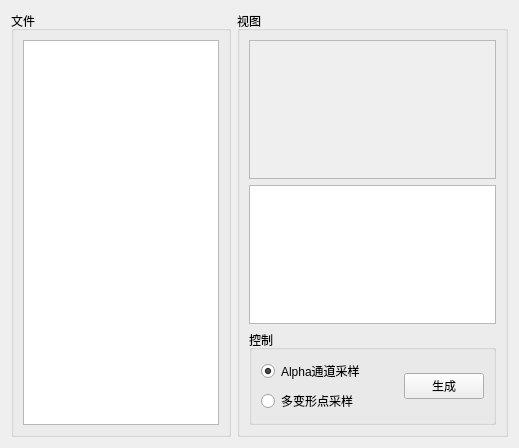
<?xml version="1.0" encoding="UTF-8"?>
<ui version="4.0">
 <class>SImageExInfos</class>
 <widget class="QWidget" name="SImageExInfos">
  <property name="geometry">
   <rect>
    <x>0</x>
    <y>0</y>
    <width>519</width>
    <height>448</height>
   </rect>
  </property>
  <property name="windowTitle">
   <string>Form</string>
  </property>
  <layout class="QGridLayout" name="gridLayout">
   <item row="0" column="0">
    <widget class="QGroupBox" name="groupBox">
     <property name="maximumSize">
      <size>
       <width>236</width>
       <height>16777215</height>
      </size>
     </property>
     <property name="title">
      <string>文件</string>
     </property>
     <layout class="QGridLayout" name="gridLayout_7">
      <item row="0" column="0">
       <widget class="SDragListWidget" name="fileNamesList">
        <property name="maximumSize">
         <size>
          <width>206</width>
          <height>16777215</height>
         </size>
        </property>
       </widget>
      </item>
     </layout>
    </widget>
   </item>
   <item row="0" column="1">
    <widget class="QGroupBox" name="groupBox_2">
     <property name="title">
      <string>视图</string>
     </property>
     <layout class="QGridLayout" name="gridLayout_3">
      <item row="1" column="0">
       <widget class="QGroupBox" name="groupBox_4">
        <property name="title">
         <string>控制</string>
        </property>
        <layout class="QGridLayout" name="gridLayout_6">
         <item row="0" column="2" rowspan="2">
          <widget class="QPushButton" name="produceBtn">
           <property name="text">
            <string>生成</string>
           </property>
          </widget>
         </item>
         <item row="1" column="1">
          <spacer name="horizontalSpacer_2">
           <property name="orientation">
            <enum>Qt::Horizontal</enum>
           </property>
           <property name="sizeHint" stdset="0">
            <size>
             <width>40</width>
             <height>20</height>
            </size>
           </property>
          </spacer>
         </item>
         <item row="0" column="1">
          <spacer name="horizontalSpacer">
           <property name="orientation">
            <enum>Qt::Horizontal</enum>
           </property>
           <property name="sizeHint" stdset="0">
            <size>
             <width>40</width>
             <height>20</height>
            </size>
           </property>
          </spacer>
         </item>
         <item row="1" column="0">
          <widget class="QRadioButton" name="radioButton_5">
           <property name="text">
            <string>多变形点采样</string>
           </property>
          </widget>
         </item>
         <item row="0" column="0">
          <widget class="QRadioButton" name="radioButton_4">
           <property name="text">
            <string>Alpha通道采样</string>
           </property>
           <property name="checked">
            <bool>true</bool>
           </property>
          </widget>
         </item>
        </layout>
       </widget>
      </item>
      <item row="0" column="0">
       <layout class="QVBoxLayout" name="verticalLayout_2" stretch="1,1">
        <item>
         <widget class="QScrollArea" name="scrollArea">
          <property name="widgetResizable">
           <bool>true</bool>
          </property>
          <widget class="QWidget" name="scrollAreaWidgetContents">
           <property name="geometry">
            <rect>
             <x>0</x>
             <y>0</y>
             <width>251</width>
             <height>135</height>
            </rect>
           </property>
           <layout class="QGridLayout" name="gridLayout_2">
            <item row="0" column="0">
             <widget class="SImageView" name="imageView" native="true">
              <property name="sizePolicy">
               <sizepolicy hsizetype="Fixed" vsizetype="Fixed">
                <horstretch>0</horstretch>
                <verstretch>0</verstretch>
               </sizepolicy>
              </property>
              <layout class="QGridLayout" name="gridLayout_4"/>
             </widget>
            </item>
           </layout>
          </widget>
         </widget>
        </item>
        <item>
         <widget class="QTextEdit" name="outTextEdit">
          <property name="readOnly">
           <bool>true</bool>
          </property>
         </widget>
        </item>
       </layout>
      </item>
     </layout>
    </widget>
   </item>
  </layout>
 </widget>
 <customwidgets>
  <customwidget>
   <class>SImageView</class>
   <extends>QWidget</extends>
   <header>Component/UI/SImageView.h</header>
   <container>1</container>
  </customwidget>
  <customwidget>
   <class>SDragListWidget</class>
   <extends>QListWidget</extends>
   <header>Component/UI/SDragListWidget.h</header>
  </customwidget>
 </customwidgets>
 <resources/>
 <connections/>
</ui>
